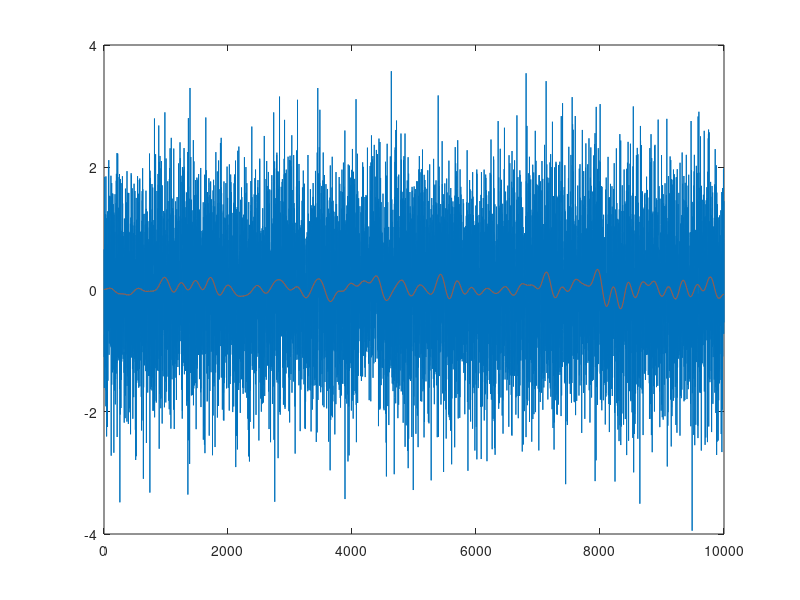

MATLAB code for this plot:
clear
%%
dataN = 10000;
filtN = 5001;

%generate data
signal = randn(dataN,1);

% filter kernel
fkern = fir1(filtN,.01,'low');

%filter
%fdata = filtfilt(fkern,1,signal);


%plot
figure(1),clf
%plot(1:dataN,signal, 1:dataN,fdata)

%error
%Data length must be larger than 15003 samples.

%%
% use reflection to increase signal length!
signalRefl = [ signal(end:-1:1); signal; signal(end:-1:1) ];


% apply filter kernel to data
fdataR = filtfilt(fkern,1,signalRefl);

% and cut off edges
fdata = fdataR(dataN+1:end-dataN);

figure(2),clf
plot(1:dataN,signal, 1:dataN,fdata)
